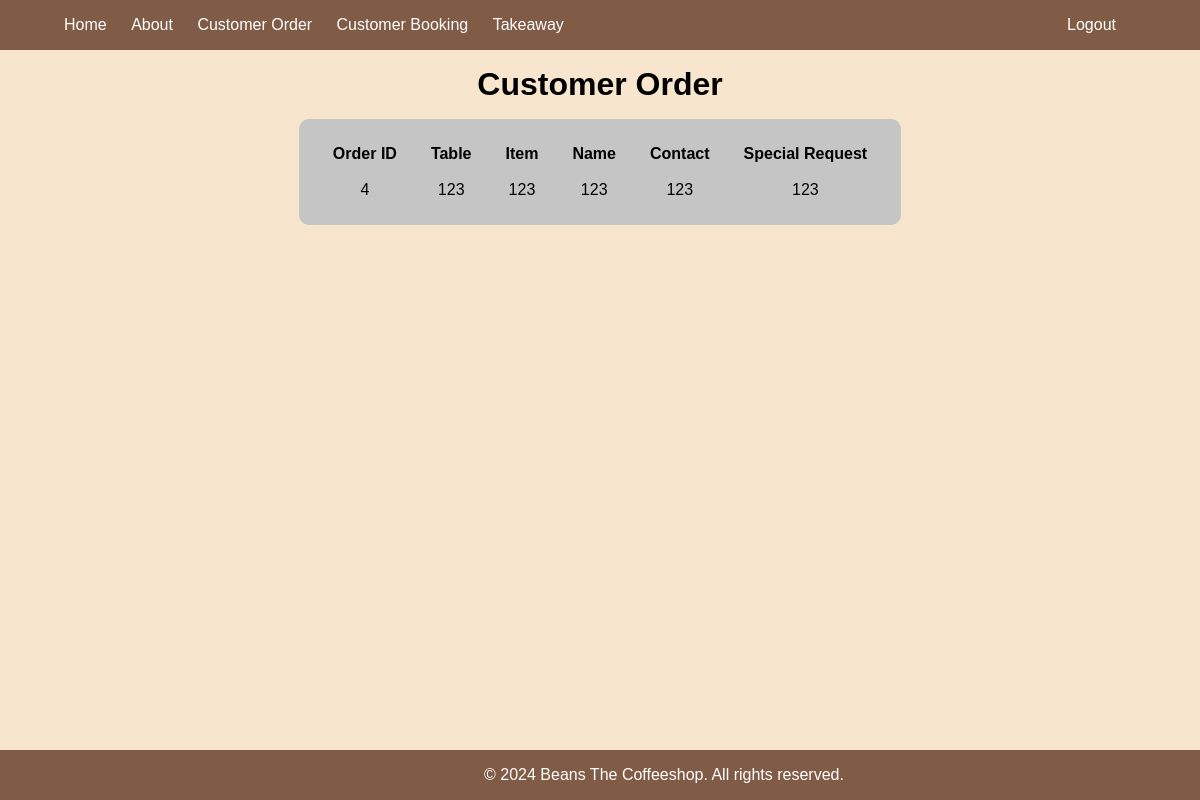
The page /php/Customer_order.php on the database its author committed.
### tables this page shows
CREATE TABLE IF NOT EXISTS `orders` (
  `id` int(11) NOT NULL AUTO_INCREMENT,
  `table` varchar(255) DEFAULT NULL,
  `item` varchar(255) DEFAULT NULL,
  `name` varchar(255) DEFAULT NULL,
  `contact` varchar(255) NOT NULL,
  `special_request` text DEFAULT NULL,
  `address` varchar(50) DEFAULT NULL,
  `takeaway` int(11) DEFAULT 0,
  `created_at` timestamp NULL DEFAULT current_timestamp(),
  PRIMARY KEY (`id`)
);

### php/Customer_order.php (the view, shortened to what this page needs)
<!DOCTYPE html>
<html lang="en">
<head>
    <link rel="stylesheet" href="../css/style.css">
</head>
<body>
    <nav>
        <ul>
            <a href="../index.php"><li>Home</li></a>
            <a href="./About.php"><li>About</li></a>
            <a href="./Customer_order.php"><li>Customer Order</li></a>
            <a href="./Customer_booking.php"><li>Customer Booking</li></a>
            <a href="./Takeaway.php"><li>Takeaway</li></a>
            <a href="./Logout.php"><li class=login>Logout</li></a>
        </ul>
    </nav>
    <div >
    <h1 class="pt1 pb1">Customer Order</h1>
        <div class="admintable">
        <?php
            require("./database.php");
            $query = "SELECT * FROM orders where takeaway = 0";
            $result = $db_connection->query($query);
            if ($result) {
                if ($result->num_rows > 0) {
                    echo "<table  class='orders-table' border='1'>";
                    echo "<tr class='table-head'><th>Order ID</th><th>Table</th><th>Item</th><th>Name</th><th>Contact</th><th>Special Request</th></tr>";
                    while ($row = $result->fetch_assoc()) {
                        echo "<tr>";
                        echo "<td class='text-wrap' data-label='Order ID'>".$row["id"]."</td>";
                        echo "<td class='text-wrap' data-label='Table'>".$row["table"]."</td>";
                        echo "<td class='text-wrap' data-label='Item'>".$row["item"]."</td>";
                        echo "<td class='text-wrap' data-label='Name'>".$row["name"]."</td>";
                        echo "<td class='text-wrap' data-label='Contact'>".$row["contact"]."</td>";
                        echo "<td data-label='Special Request'>".$row["special_request"]."</td>";
                        echo "</tr>";
                    }
                    echo "</table>";
                } else {
                    echo "No Orders found.";
                }
            } else {
                echo "Error: " . $db_connection->error;
            }
        ?>
        </div>
    </div>
    <footer class="text-center" style="position: fixed;">
        &copy; 2024 Beans The Coffeeshop. All rights reserved.
    </footer>
</body>
</html>

### css/style.css (style rules this page uses)
body, h1, h2, p, ul, li { margin: 0; padding: 0; box-sizing: border-box; }
body { font-family: 'Arial', sans-serif; background-color: #f1cc9e81; }
nav { background-color: #805b46; color: #fff; padding: 1rem 4rem; }
ul { list-style-type: none; }
li { display: inline-block; margin-right: 20px; }
a { text-decoration: none; color: #ffffff; transition: color 0.3s ease; }
li.login { float: right; }
.pt1 { padding-top: 1rem; }
.pb1 { padding-bottom: 1rem; }
.text-center { text-align: center; }
h1 { text-align: center; }
.text-wrap { text-wrap: nowrap; }
table, table td, table th, table tr { border: none; text-align: center; }
table { padding: 1rem; background-color: #c5c5c5; border-radius: 10px; }
table td, table th { padding: 0.5rem 1rem; }
.admintable { display: flex; justify-content: center; }
footer { background-color:#805b46; bottom: 0; width: 100%; color: #fff; padding: 1rem 4rem; }

### rows shown on the page
orders: id "4", table "123", item "123", name "123", contact "123", special_request "123"
